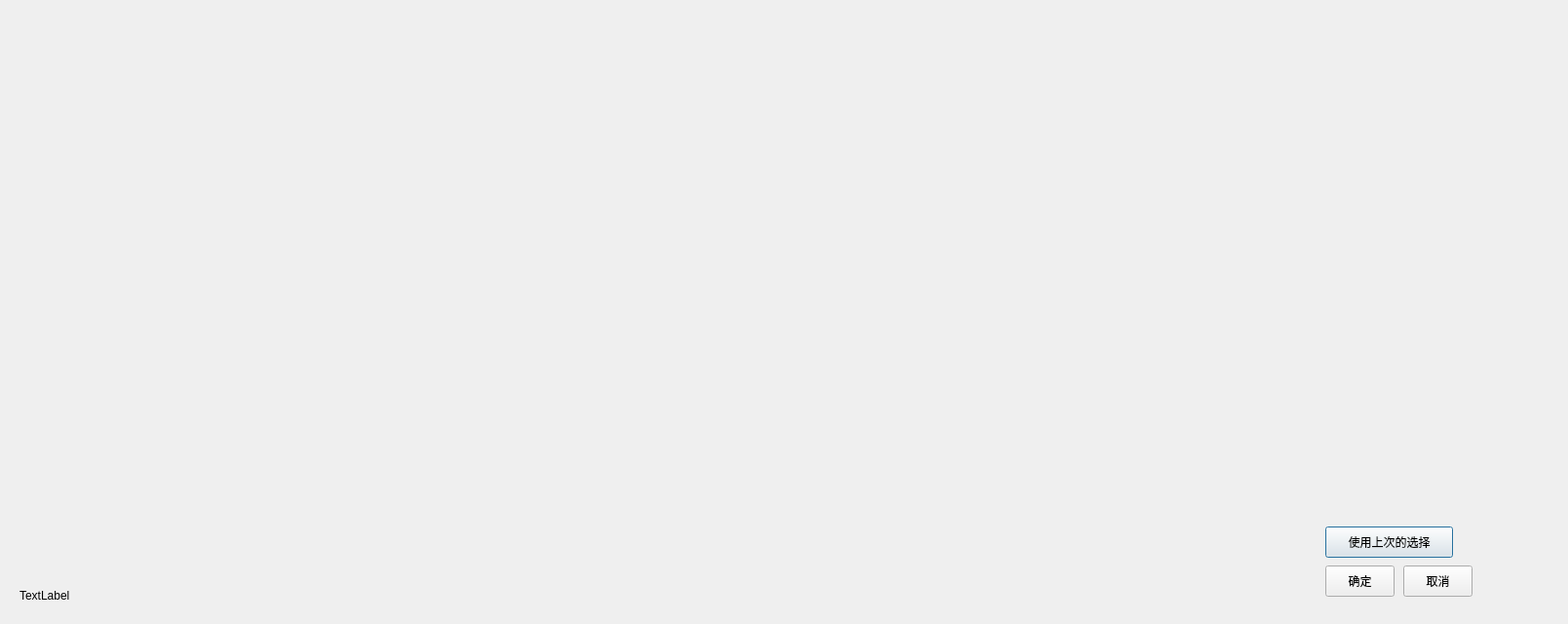
<?xml version="1.0" encoding="UTF-8"?>
<ui version="4.0">
 <class>Choose</class>
 <widget class="QDialog" name="Choose">
  <property name="geometry">
   <rect>
    <x>0</x>
    <y>0</y>
    <width>1609</width>
    <height>640</height>
   </rect>
  </property>
  <property name="windowTitle">
   <string>Dialog</string>
  </property>
  <widget class="QLabel" name="label">
   <property name="geometry">
    <rect>
     <x>20</x>
     <y>580</y>
     <width>241</width>
     <height>61</height>
    </rect>
   </property>
   <property name="text">
    <string>TextLabel</string>
   </property>
  </widget>
  <widget class="QPushButton" name="lastc">
   <property name="geometry">
    <rect>
     <x>1360</x>
     <y>540</y>
     <width>131</width>
     <height>32</height>
    </rect>
   </property>
   <property name="text">
    <string>使用上次的选择</string>
   </property>
  </widget>
  <widget class="QPushButton" name="bt_ok">
   <property name="geometry">
    <rect>
     <x>1360</x>
     <y>580</y>
     <width>71</width>
     <height>32</height>
    </rect>
   </property>
   <property name="text">
    <string>确定</string>
   </property>
  </widget>
  <widget class="QPushButton" name="bt_can">
   <property name="geometry">
    <rect>
     <x>1440</x>
     <y>580</y>
     <width>71</width>
     <height>32</height>
    </rect>
   </property>
   <property name="text">
    <string>取消</string>
   </property>
  </widget>
 </widget>
 <resources/>
 <connections/>
</ui>
